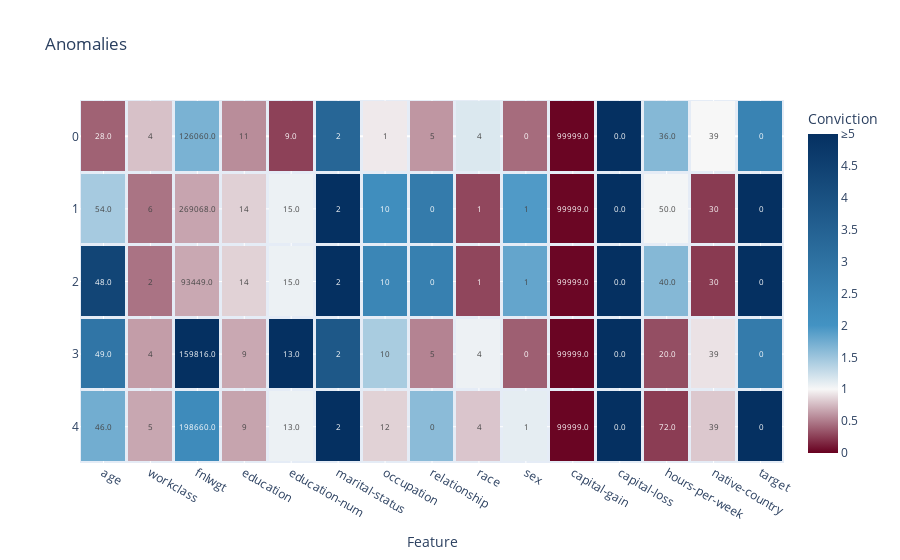

The cell this chart's notebook holds for it:
### Code cell
plot_anomalies(outliers, outlier_global_case_feature_residual_convictions)

### Figure 1 — Plotly figure (JSON) as saved in the notebook; plotly's stock layout.template omitted (floating-point values rounded to 4 significant figures)
{"data": [{"coloraxis": "coloraxis", "hovertemplate": "Conviction=%{z}", "name": "Outliers", "text": [["28.0", "4", "126060.0", "11", "9.0", "2", "1", "5", "4", "0", "99999.0", "0.0", "36.0", "39", "0", "0.07982404465737222", "627", "00a25cd5-f753-4bb8-a1e6-093cb441be82", "30.509974276507936", "outlier"], ["54.0", "6", "269068.0", "14", "15.0", "2", "10", "0", "1", "1", "99999.0", "0.0", "50.0", "30", "0", "0.09037656389407861", "556", "00a25cd5-f753-4bb8-a1e6-093cb441be82", "26.26361758778449", "outlier"], ["48.0", "2", "93449.0", "14", "15.0", "2", "10", "0", "1", "1", "99999.0", "0.0", "40.0", "30", "0", "0.09258886712280244", "997", "00a25cd5-f753-4bb8-a1e6-093cb441be82", "25.497987008535013", "outlier"], ["49.0", "4", "159816.0", "9", "13.0", "2", "10", "5", "4", "0", "99999.0", "0.0", "20.0", "39", "0", "0.093472779070638", "787", "00a25cd5-f753-4bb8-a1e6-093cb441be82", "27.45180665780077", "outlier"], ["46.0", "5", "198660.0", "9", "13.0", "2", "12", "0", "4", "1", "99999.0", "0.0", "72.0", "39", "0", "0.10657636936084978", "230", "00a25cd5-f753-4bb8-a1e6-093cb441be82", "25.703150605984252", "outlier"]], "texttemplate": "%{text}", "type": "heatmap", "x": ["age", "workclass", "fnlwgt", "education", "education-num", "marital-status", "occupation", "relationship", "race", "sex", "capital-gain", "capital-loss", "hours-per-week", "native-country", "target"], "xgap": 3, "y": [0, 1, 2, 3, 4], "ygap": 3, "z": [[0.3956, 0.7808, 1.693, 0.5702, 0.2646, 3.37, 0.945, 0.6078, 1.154, 0.4369, 0.01857, 1509.0, 1.634, 0.9987, 2.475], [1.451, 0.468, 0.6652, 0.8422, 1.058, 310.1, 2.152, 2.735, 0.2887, 1.928, 0.02546, 1509.0, 1.021, 0.2381, 6.981], [4.352, 0.4675, 0.6812, 0.8484, 1.058, 310.1, 2.387, 2.586, 0.2821, 1.817, 0.02574, 1509.0, 1.634, 0.2334, 225.2], [2.901, 0.6364, 6.034, 0.6788, 7.312, 3.803, 1.434, 0.5317, 1.058, 0.3827, 0.01863, 1509.0, 0.3143, 0.9166, 2.72], [1.741, 0.6757, 2.24, 0.663, 1.058, 8.165, 0.8489, 1.6, 0.7994, 1.1, 0.0185, 1509.0, 0.2476, 0.8109, 225.2]]}], "layout": {"coloraxis": {"cmax": 5, "cmin": 0, "colorbar": {"ticktext": ["0", "0.5", "1", "1.5", "2", "2.5", "3", "3.5", "4", "4.5", "≥5"], "tickvals": [0, 0.5, 1, 1.5, 2, 2.5, 3, 3.5, 4, 4.5, 5], "title": {"text": "Conviction"}}, "colorscale": [[0, "rgb(103,0,31)"], [0.2, "rgb(247, 247, 247)"], [0.4, "rgb(67,147,195)"], [1, "rgb(5,48,97)"]]}, "title": {"text": "Anomalies"}, "xaxis": {"anchor": "y", "domain": [0, 1], "title": {"text": "Feature"}}, "yaxis": {"anchor": "x", "autorange": "reversed", "domain": [0, 1], "title": {}}}}
